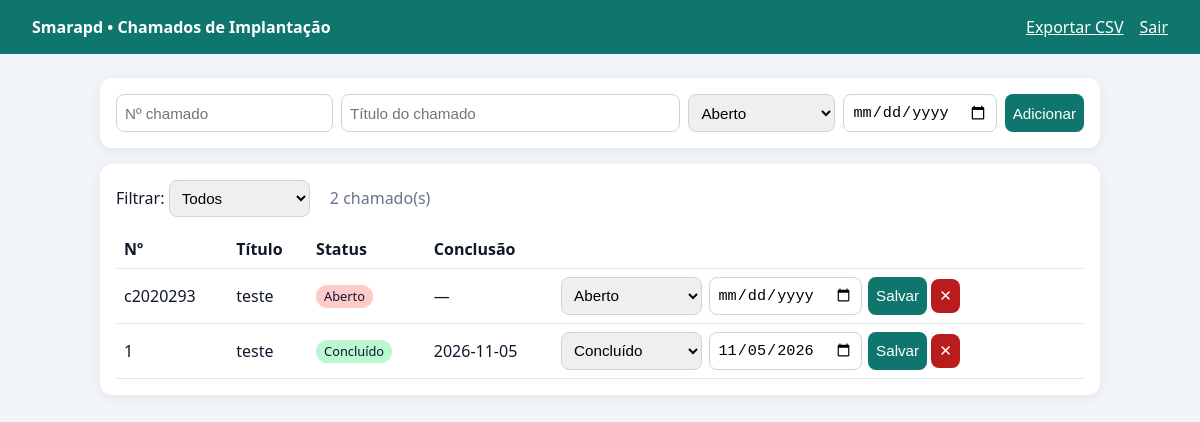
The page / (signed in) on the database its author committed.
### tables this page shows
CREATE TABLE chamados (
                id INTEGER PRIMARY KEY AUTOINCREMENT,
                numero TEXT UNIQUE NOT NULL,
                titulo TEXT NOT NULL,
                status TEXT NOT NULL DEFAULT 'Aberto',
                data_conclusao TEXT);

### app.py (the view)
@app.route("/")
@login_required
def index():
    filtro = request.args.get("status", "")
    db = get_db()
    if filtro in STATUS:
        rows = db.execute("SELECT * FROM chamados WHERE status=? ORDER BY id DESC", (filtro,)).fetchall()
    else:
        rows = db.execute("SELECT * FROM chamados ORDER BY id DESC").fetchall()
    return render_template("index.html", chamados=rows, status=STATUS, filtro=filtro)

### app.py (called while the page is built)
def get_db():
    if "db" not in g:
        g.db = sqlite3.connect(DB_PATH)
        g.db.row_factory = sqlite3.Row
        g.db.execute(
            """CREATE TABLE IF NOT EXISTS chamados (
                id INTEGER PRIMARY KEY AUTOINCREMENT,
                numero TEXT UNIQUE NOT NULL,
                titulo TEXT NOT NULL,
                status TEXT NOT NULL DEFAULT 'Aberto',
                data_conclusao TEXT)"""
        )
    return g.db

def login_required(f):
    @wraps(f)
    def wrapper(*args, **kwargs):
        if not session.get("logado"):
            return redirect(url_for("login"))
        return f(*args, **kwargs)
    return wrapper

### templates/index.html (shortened to what this page needs)
<!doctype html>
<html lang="pt-br"><head><meta charset="utf-8">
</head><body>
<header><strong>Smarapd • Chamados de Implantação</strong>
<span><a href="/export.csv">Exportar CSV</a><a href="/logout">Sair</a></span></header>
<main>
  <div class="card">
    <form class="add" method="post" action="/add">
      <input name="numero" placeholder="Nº chamado" required>
      <input name="titulo" placeholder="Título do chamado" required>
      <select name="status">{% for s in status %}<option>{{ s }}</option>{% endfor %}</select>
      <input name="data_conclusao" type="date" title="Data de conclusão (opcional)">
      <button>Adicionar</button>
    </form>
  </div>
  <div class="card">
    <form method="get" style="margin-bottom:.8rem">
      Filtrar:
      <select name="status" onchange="this.form.submit()">
        <option value="">Todos</option>
      </select>
      <span style="margin-left:1rem;color:#64748b">{{ chamados|length }} chamado(s)</span>
    </form>
    <div style="overflow-x:auto">
    <table>
      <tr><th>Nº</th><th>Título</th><th>Status</th><th>Conclusão</th><th></th></tr>
      {% for c in chamados %}
      <tr>
        <td>{{ c.numero }}</td>
        <td>{{ c.titulo }}</td>
        <td><span class="tag {{ c.status.split()[0] }}">{{ c.status }}</span></td>
        <td>{{ c.data_conclusao or '—' }}</td>
        <td>
          <form method="post" action="/update/{{ c.id }}">
            <select name="status">{% for s in status %}<option {{ 'selected' if s==c.status }}>{{ s }}</option>{% endfor %}</select>
            <input type="date" name="data_conclusao" value="{{ c.data_conclusao or '' }}">
            <button>Salvar</button>
          </form>
          <form method="post" action="/delete/{{ c.id }}" onsubmit="return confirm('Excluir chamado?')">
            <button class="del">✕</button>
          </form>
        </td>
      </tr>
      {% else %}<tr><td colspan="5">Nenhum chamado cadastrado.</td></tr>
      {% endfor %}
    </table></div>
  </div>
</main></body></html>

### templates/index.html (style rules this page uses)
body { font-family:system-ui,sans-serif;background:#f1f5f9;margin:0;color:#0f172a }
header { background:#0f766e;color:#fff;padding:1rem 2rem;display:flex;justify-content:space-between;align-items:center }
header a { color:#fff;margin-left:1rem }
main { max-width:1000px;margin:1.5rem auto;padding:0 1rem }
.card { background:#fff;border-radius:12px;box-shadow:0 2px 12px #0001;padding:1rem;margin-bottom:1rem }
input,select,button { padding:.5rem;border:1px solid #cbd5e1;border-radius:8px;font-size:.95rem }
button { background:#0f766e;color:#fff;border:0;cursor:pointer }
button.del { background:#b91c1c }
.add { display:grid;grid-template-columns:1fr 3fr 1.3fr 1.3fr auto;gap:.5rem }
table { width:100%;border-collapse:collapse }
th,td { text-align:left;padding:.5rem;border-bottom:1px solid #e2e8f0;vertical-align:middle }
td form { display:inline-flex;gap:.4rem;margin:0 }
.tag { padding:.15rem .5rem;border-radius:99px;font-size:.8rem;background:#e2e8f0 }
.Concluído { background:#bbf7d0 }
.Aberto { background:#fecaca }

### rows shown on the page
chamados: numero "c2020293", titulo "teste", status "Aberto", data_conclusao "—"
chamados: numero "1", titulo "teste", status "Concluído", data_conclusao "2026-11-05", data_conclusao "11/05/2026"

### other values the page prints
{{ chamados|length }} "2"
form field status "Aberto"
form field status "Concluído"
